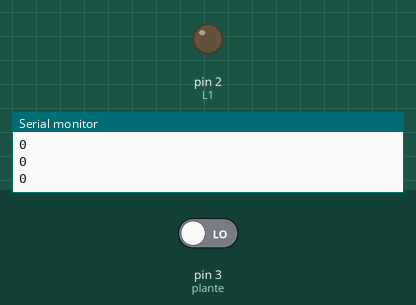
Recording of a sketch running on a simulated Arduino Uno, built with avr-gcc and run on an emulated ATmega328P. Shown: output pins drawn as LEDs (lit = HIGH), the last lines printed to the serial monitor. The test bench sets the inputs (shaded band); at power-on: pin 3 (plante) LOW.

Above: at 2.8 s.
2.9 s: pin 3 (plante) driven HIGH
At 3.9 s:
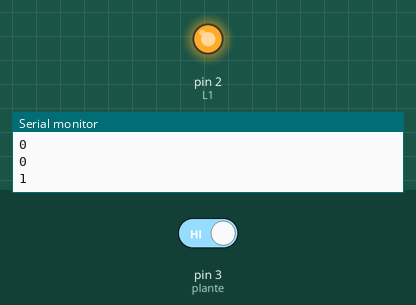
4.5 s: pin 3 (plante) driven LOW
At 5.5 s:
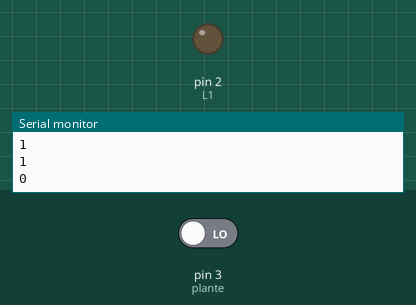
Timing chart, 0 to 7.5 s (numbered marks = the images above; inputs shaded):
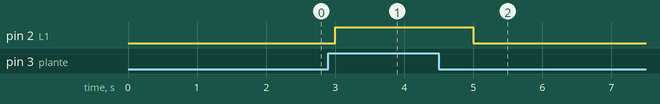

Measured:
- after the input at 2.9 s, pin 2 (L1): LOW → HIGH after 0.10 s
- after the input at 4.5 s, pin 2 (L1): HIGH → LOW after 0.50 s

The sketch:

TP13.ino
```cpp
const int L1 = 2; // broche 2 du micro-contrôleur se nomme maintenant : L1
const int plante = 3; // broche 3 du micro-contrôleur se nomme maintenant : plante
void setup() // fonction d'initialisation de la carte
{ // contenu de l'initialisation
pinMode(L1, OUTPUT); // L1 est une broche de sortie
pinMode(plante, INPUT); // plante est une broche d entree
Serial.begin(9600);
}
void loop() // fonction principale, elle se repete (s execute) a l'infini
{ // contenu du programme
int humide = digitalRead(plante); // Lecture de l etat du capteur
Serial.println(humide);
if(humide == HIGH) // Si le capteur est a l etat haut
{
digitalWrite(L1, HIGH); // Allumer L1
}
else // Sinon
{
digitalWrite(L1, LOW); // Eteindre L1
}
delay(1000); // Attendre 1 seconde
}
```
